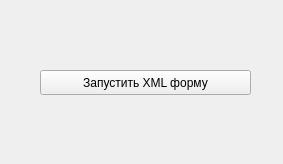
<?xml version="1.0" encoding="UTF-8"?>
<ui version="4.0">
 <class>Form</class>
 <widget class="QWidget" name="Form">
  <property name="geometry">
   <rect>
    <x>0</x>
    <y>0</y>
    <width>283</width>
    <height>164</height>
   </rect>
  </property>
  <property name="windowTitle">
   <string>Form</string>
  </property>
  <widget class="QPushButton" name="pushButton">
   <property name="geometry">
    <rect>
     <x>40</x>
     <y>70</y>
     <width>211</width>
     <height>25</height>
    </rect>
   </property>
   <property name="text">
    <string>Запустить XML форму</string>
   </property>
  </widget>
 </widget>
 <resources/>
 <connections/>
</ui>
